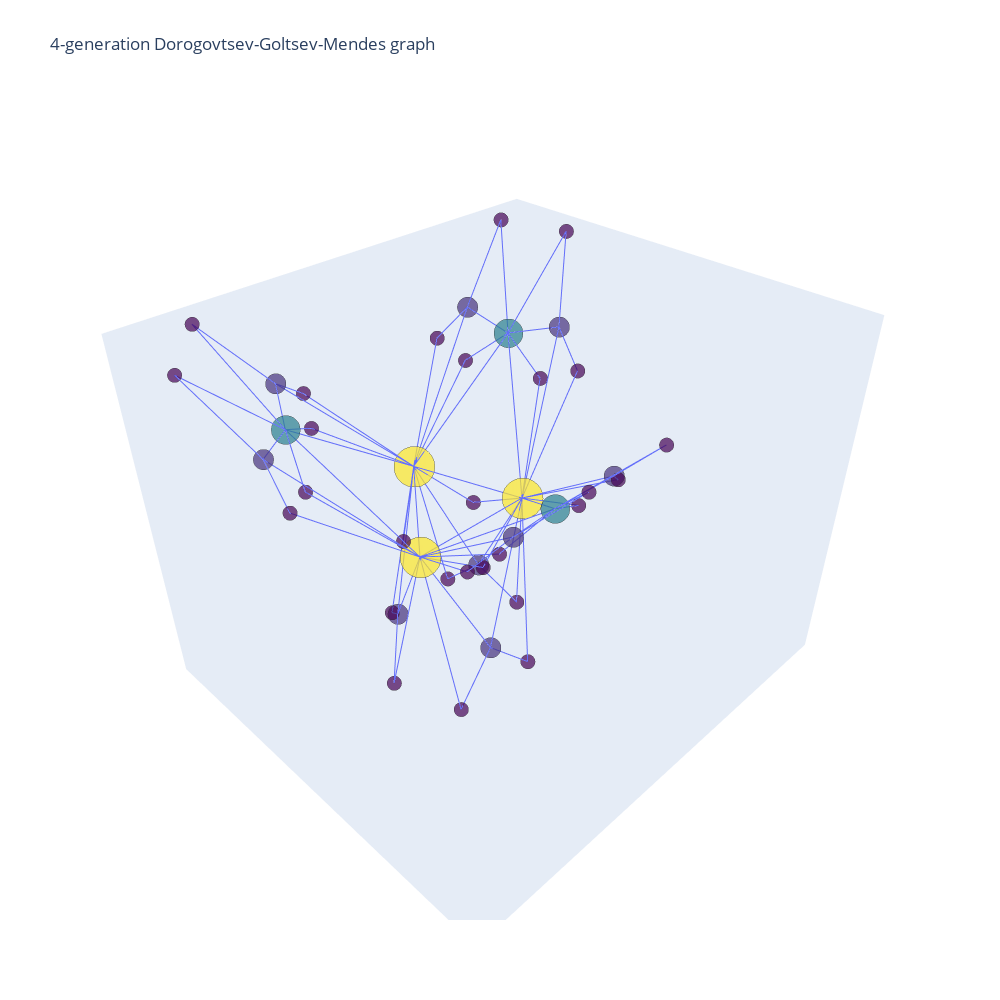
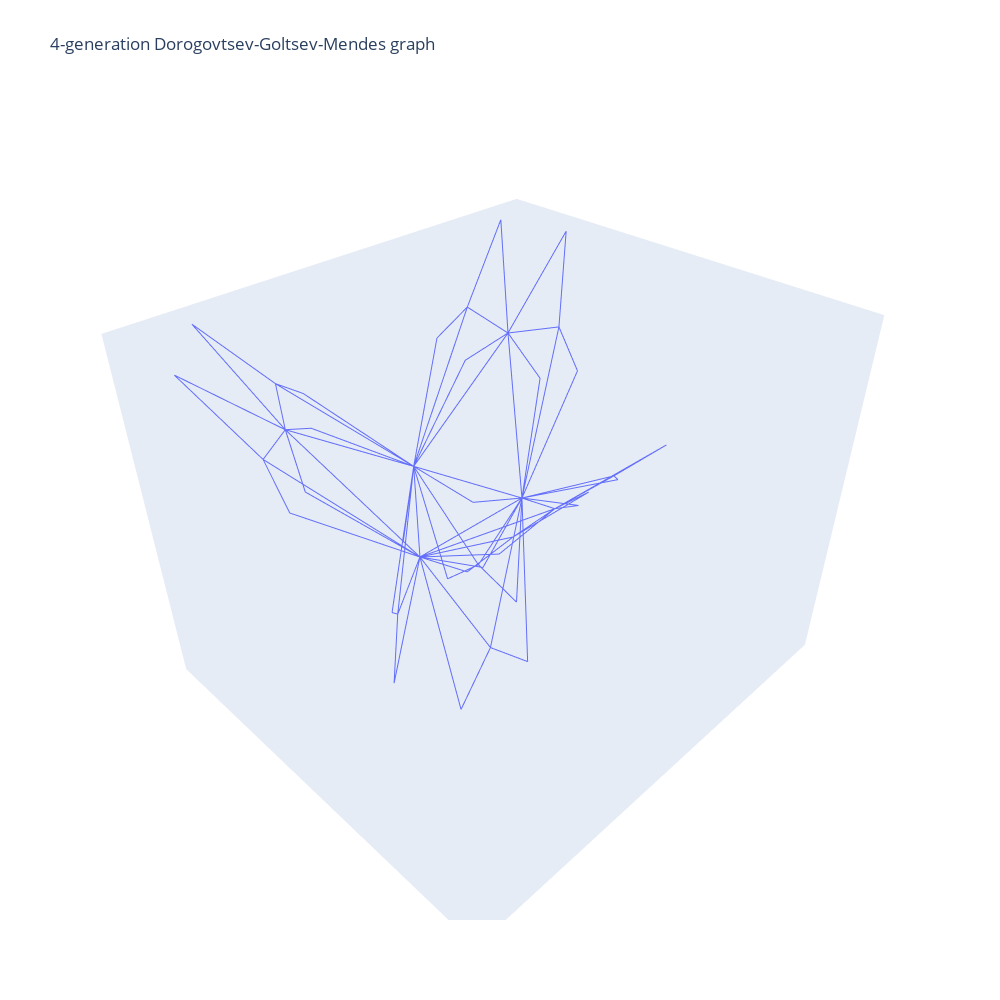

Notebook code for these charts, in order:
### Code cell
import plotly.offline as py
py.init_notebook_mode(connected=True)
import plotly.graph_objs as go
import networkx as nx
import sys
generation = 4
H = nx.dorogovtsev_goltsev_mendes_graph(generation)
print(H.number_of_nodes(), 'nodes and', H.number_of_edges(), 'edges')
# Force Atlas 2 graph layout from https://github.com/tpoisot/nxfa2.git
pos = nx.spectral_layout(H,scale=1,dim=3)
Xn = [pos[i][0] for i in pos]   # x-coordinates of all nodes
Yn = [pos[i][1] for i in pos]   # y-coordinates of all nodes
Zn = [pos[i][2] for i in pos]   # z-coordinates of all nodes
Xe, Ye, Ze = [], [], []
for edge in H.edges():
    Xe += [pos[edge[0]][0], pos[edge[1]][0], None]   # x-coordinates of all edge ends
    Ye += [pos[edge[0]][1], pos[edge[1]][1], None]   # y-coordinates of all edge ends
    Ze += [pos[edge[0]][2], pos[edge[1]][2], None]   # z-coordinates of all edge ends

degree = [deg[1] for deg in H.degree()]   # list of degrees of all nodes
labels = [str(i) for i in range(H.number_of_nodes())]

edges = go.Scatter3d(x=Xe, y=Ye, z=Ze,
                     mode='lines',
                     marker=dict(size=12,line=dict(color='rgba(217, 217, 217, 0.14)',width=0.5)),
                     hoverinfo='none')
nodes = go.Scatter3d(x=Xn, y=Yn, z=Zn,
                     mode='markers',
                     marker=dict(sizemode = 'area',
                                 sizeref = 0.01, size=degree,
                                 color=degree, colorscale='Viridis',
                                 line=dict(color='rgb(50,50,50)', width=0.5)),
                     text=labels, hoverinfo='text')


axis = dict(showline=False, zeroline=False, showgrid=False, showticklabels=False, title='')
layout = go.Layout(
    title = str(generation) + "-generation Dorogovtsev-Goltsev-Mendes graph",
    width=1000, height=1000,
    showlegend=False,
    scene=dict(xaxis=go.layout.scene.XAxis(axis),
               yaxis=go.layout.scene.YAxis(axis),
               zaxis=go.layout.scene.ZAxis(axis)),
    margin=go.layout.Margin(t=100),
    )
fig = go.Figure(data=[edges,nodes], layout=layout)
fig2 = go.Figure(data=[edges], layout=layout)
py.iplot(fig)
py.iplot(fig2)

### Figure 1 — Plotly figure (JSON) as saved in the notebook; plotly's stock layout.template omitted (floating-point values rounded to 4 significant figures; data arrays with more than 128 entries replaced by an {"elided": "..."} marker saying what was removed)
{"data": [{"hoverinfo": "none", "marker": {"line": {"color": "rgba(217, 217, 217, 0.14)", "width": 0.5}, "size": 12}, "mode": "lines", "type": "scatter3d", "x": {"elided": "243 float values"}, "y": {"elided": "243 float values"}, "z": {"elided": "243 float values"}}, {"hoverinfo": "text", "marker": {"color": [16, 16, 16, 8, 8, 8, 4, 4, 4, 4, 4, 4, 4, 4, 4, 2, 2, 2, 2, 2, 2, 2, 2, 2, 2, 2, 2, 2, 2, 2, 2, 2, 2, 2, 2, 2, 2, 2, 2, 2, 2, 2], "colorscale": [[0, "#440154"], [0.1111, "#482878"], [0.2222, "#3e4989"], [0.3333, "#31688e"], [0.4444, "#26828e"], [0.5556, "#1f9e89"], [0.6667, "#35b779"], [0.7778, "#6ece58"], [0.8889, "#b5de2b"], [1, "#fde725"]], "line": {"color": "rgb(50,50,50)", "width": 0.5}, "size": [16, 16, 16, 8, 8, 8, 4, 4, 4, 4, 4, 4, 4, 4, 4, 2, 2, 2, 2, 2, 2, 2, 2, 2, 2, 2, 2, 2, 2, 2, 2, 2, 2, 2, 2, 2, 2, 2, 2, 2, 2, 2], "sizemode": "area", "sizeref": 0.01}, "mode": "markers", "text": ["0", "1", "2", "3", "4", "5", "6", "7", "8", "9", "10", "11", "12", "13", "14", "15", "16", "17", "18", "19", "20", "21", "22", "23", "24", "25", "26", "27", "28", "29", "30", "31", "32", "33", "34", "35", "36", "37", "38", "39", "40", "41"], "type": "scatter3d", "x": [-0.07627, 0.3, -0.2237, 0.4761, -0.6384, 0.1623, 0.1961, -0.263, 0.3505, -0.6264, 0.06685, 0.6802, 0.4052, -0.7556, -0.05386, 0.1605, -0.2152, 0.2868, -0.5127, 0.08596, -0.2433, 0.1967, -0.504, 0.05471, 0.5567, 0.3316, 0.3559, 0.2632, 0.7032, 0.5059, -0.6185, -0.04408, -0.3491, -0.1125, -0.7025, -0.1991, 0.5929, 0.8295, -0.9073, -1, 0.4071, 0.07778], "y": [-0.3119, 0.1559, 0.1559, -0.3318, -0.3318, 0.6636, -0.1367, -0.1367, -0.5642, -0.5642, 0.2733, -0.1542, 0.7183, -0.1542, 0.7183, -0.1119, -0.1119, -0.4617, -0.4617, -0.3217, -0.3217, -0.6284, -0.6284, 0.2237, -0.1262, 0.5879, 0.01382, 0.3079, 0.001278, 0.6271, -0.1262, 0.5879, 0.01382, 0.3079, 0.001278, 0.6271, -0.6427, -0.3486, -0.6427, -0.3486, 0.9913, 0.9913], "z": [-0.1339, -0.1339, -0.1339, 0.2612, 0.2612, 0.2612, -0.6491, -0.6491, 0.3085, 0.3085, -0.6491, 0.3085, 0.3085, 0.3085, 0.3085, -0.2817, -0.2817, 0.1339, 0.1339, -0.8236, -0.8236, 0.1837, 0.1837, -0.2817, 0.1339, 0.1339, -0.8236, -0.8236, 0.1837, 0.1837, 0.1339, 0.1339, -0.8236, -0.8236, 0.1837, 0.1837, 0.5993, 0.5993, 0.5993, 0.5993, 0.5993, 0.5993]}], "layout": {"height": 1000, "margin": {"t": 100}, "scene": {"xaxis": {"showgrid": false, "showline": false, "showticklabels": false, "title": {"text": ""}, "zeroline": false}, "yaxis": {"showgrid": false, "showline": false, "showticklabels": false, "title": {"text": ""}, "zeroline": false}, "zaxis": {"showgrid": false, "showline": false, "showticklabels": false, "title": {"text": ""}, "zeroline": false}}, "showlegend": false, "title": {"text": "4-generation Dorogovtsev-Goltsev-Mendes graph"}, "width": 1000}}

### Figure 2 — Plotly figure (JSON) as saved in the notebook; plotly's stock layout.template omitted (floating-point values rounded to 4 significant figures; data arrays with more than 128 entries replaced by an {"elided": "..."} marker saying what was removed)
{"data": [{"hoverinfo": "none", "marker": {"line": {"color": "rgba(217, 217, 217, 0.14)", "width": 0.5}, "size": 12}, "mode": "lines", "type": "scatter3d", "x": {"elided": "243 float values"}, "y": {"elided": "243 float values"}, "z": {"elided": "243 float values"}}], "layout": {"height": 1000, "margin": {"t": 100}, "scene": {"xaxis": {"showgrid": false, "showline": false, "showticklabels": false, "title": {"text": ""}, "zeroline": false}, "yaxis": {"showgrid": false, "showline": false, "showticklabels": false, "title": {"text": ""}, "zeroline": false}, "zaxis": {"showgrid": false, "showline": false, "showticklabels": false, "title": {"text": ""}, "zeroline": false}}, "showlegend": false, "title": {"text": "4-generation Dorogovtsev-Goltsev-Mendes graph"}, "width": 1000}}
